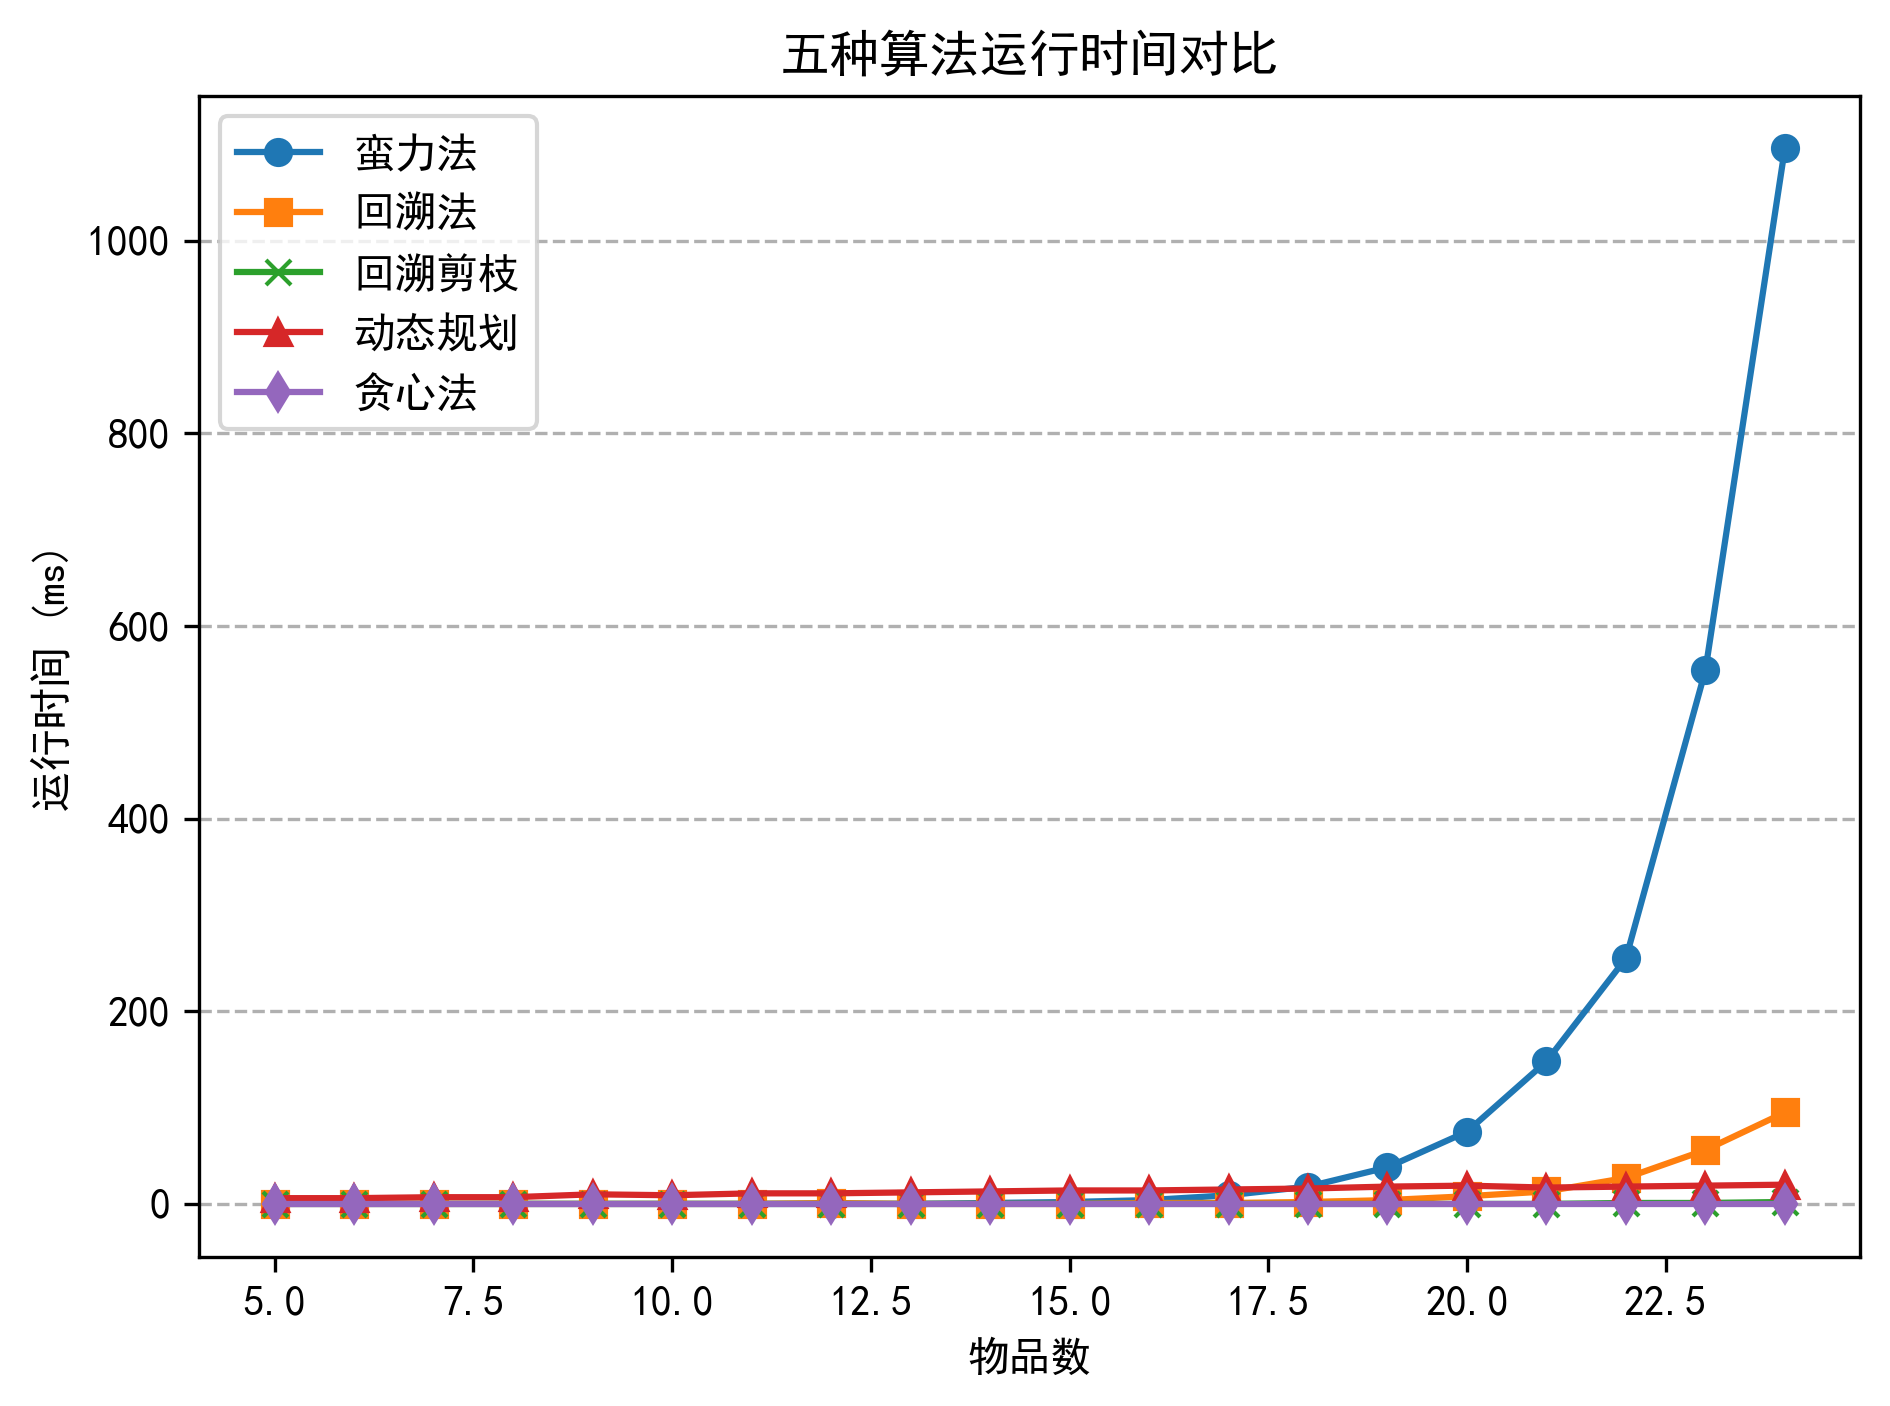

Generate this figure with Python:
import pandas as pd
import matplotlib.pyplot as plt
import matplotlib

try:
    # 设置中文字体
    matplotlib.rcParams['font.sans-serif'] = ['SimHei']
    matplotlib.rcParams['axes.unicode_minus'] = False

    # 读取数据
    df = pd.read_csv('d:/C/result_compare.csv')

    # 绘制五种算法运行时间曲线
    plt.plot(df['物品数'], df['蛮力法(ms)'], marker='o', label='蛮力法')
    plt.plot(df['物品数'], df['回溯法(ms)'], marker='s', label='回溯法')
    plt.plot(df['物品数'], df['回溯剪枝(ms)'], marker='x', label='回溯剪枝')
    plt.plot(df['物品数'], df['动态规划(ms)'], marker='^', label='动态规划')
    plt.plot(df['物品数'], df['贪心法(ms)'], marker='d', label='贪心法')

    plt.xlabel('物品数')
    plt.ylabel('运行时间 (ms)')
    plt.title('五种算法运行时间对比')
    plt.legend()
    plt.grid(axis='y', which='major', linestyle='--')
    plt.tight_layout()

    # 保存图片到指定路径
    save_path = 'd:/C/All_algorithm_time_comparison.png'
    plt.savefig(save_path, dpi=300, bbox_inches='tight')
    print(f"图表已成功保存到: {save_path}")

    # 显示图表
    plt.show()

except FileNotFoundError:
    print("错误: 找不到CSV文件，请检查文件路径是否正确。")
except Exception as e:
    print(f"发生未知错误: {e}")
finally:
    plt.close()